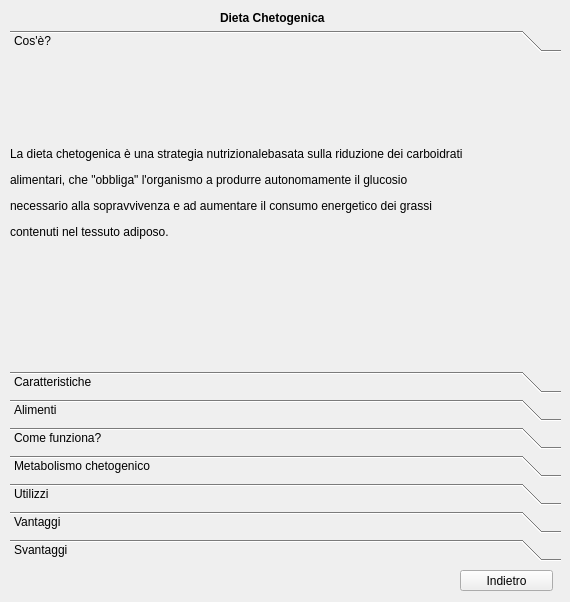
<?xml version="1.0" encoding="UTF-8"?>
<ui version="4.0">
 <class>Form</class>
 <widget class="QWidget" name="Form">
  <property name="geometry">
   <rect>
    <x>0</x>
    <y>0</y>
    <width>570</width>
    <height>602</height>
   </rect>
  </property>
  <property name="windowTitle">
   <string>Form</string>
  </property>
  <widget class="QToolBox" name="toolBox">
   <property name="geometry">
    <rect>
     <x>10</x>
     <y>30</y>
     <width>551</width>
     <height>531</height>
    </rect>
   </property>
   <property name="currentIndex">
    <number>0</number>
   </property>
   <widget class="QWidget" name="page">
    <property name="geometry">
     <rect>
      <x>0</x>
      <y>0</y>
      <width>551</width>
      <height>283</height>
     </rect>
    </property>
    <attribute name="label">
     <string>Cos'è?</string>
    </attribute>
    <widget class="QLabel" name="label_2">
     <property name="geometry">
      <rect>
       <x>0</x>
       <y>0</y>
       <width>551</width>
       <height>271</height>
      </rect>
     </property>
     <property name="text">
      <string>&lt;html&gt;&lt;head/&gt;&lt;body&gt;&lt;p&gt;La dieta chetogenica è una strategia nutrizionalebasata sulla riduzione dei carboidrati&lt;/p&gt;&lt;p&gt; alimentari, che &amp;quot;obbliga&amp;quot; l'organismo a produrre autonomamente il glucosio &lt;/p&gt;&lt;p&gt;necessario alla sopravvivenza e ad aumentare il consumo energetico dei grassi &lt;/p&gt;&lt;p&gt;contenuti nel tessuto adiposo. &lt;/p&gt;&lt;/body&gt;&lt;/html&gt;</string>
     </property>
    </widget>
   </widget>
   <widget class="QWidget" name="page_2">
    <property name="geometry">
     <rect>
      <x>0</x>
      <y>0</y>
      <width>551</width>
      <height>293</height>
     </rect>
    </property>
    <attribute name="label">
     <string>Caratteristiche</string>
    </attribute>
    <widget class="QLabel" name="label_3">
     <property name="geometry">
      <rect>
       <x>0</x>
       <y>0</y>
       <width>551</width>
       <height>261</height>
      </rect>
     </property>
     <property name="text">
      <string>&lt;html&gt;&lt;head/&gt;&lt;body&gt;&lt;p&gt;La dieta chetogenica è uno schema nutrizionale:&lt;br/&gt;&lt;br/&gt;-A basso contenuto di calorie (dieta ipocalorica).&lt;/p&gt;&lt;p&gt;&lt;br/&gt;-A basso contenuto percentuale e assoluto di carboidrati (dieta low carb).&lt;/p&gt;&lt;p&gt;&lt;br/&gt;-Ad alto contenuto percentuale di lipidi.&lt;/p&gt;&lt;p&gt;&lt;br/&gt;-Ad alto contenuto percentuale di proteine.&lt;/p&gt;&lt;/body&gt;&lt;/html&gt;</string>
     </property>
    </widget>
   </widget>
   <widget class="QWidget" name="page_3">
    <property name="geometry">
     <rect>
      <x>0</x>
      <y>0</y>
      <width>551</width>
      <height>293</height>
     </rect>
    </property>
    <attribute name="label">
     <string>Alimenti </string>
    </attribute>
    <widget class="QLabel" name="label_4">
     <property name="geometry">
      <rect>
       <x>0</x>
       <y>-10</y>
       <width>60</width>
       <height>16</height>
      </rect>
     </property>
     <property name="text">
      <string/>
     </property>
    </widget>
    <widget class="QLabel" name="label_5">
     <property name="geometry">
      <rect>
       <x>0</x>
       <y>0</y>
       <width>551</width>
       <height>271</height>
      </rect>
     </property>
     <property name="text">
      <string>&lt;html&gt;&lt;head/&gt;&lt;body&gt;&lt;p&gt;&lt;span style=&quot; font-weight:600;&quot;&gt;Consigliati:&lt;/span&gt;&lt;/p&gt;&lt;p&gt;-Carne, prodotti della pesca e uova – I gruppo fondamentale degli alimenti.&lt;/p&gt;&lt;p&gt;-Formaggi - II gruppo fondamentale degli alimenti.&lt;/p&gt;&lt;p&gt;-Grassi e oli da condimento – V gruppo fondamentale degli alimenti.&lt;/p&gt;&lt;p&gt;-Ortaggi – VI e VII gruppo fondamentale degli alimenti.&lt;/p&gt;&lt;p&gt;&lt;span style=&quot; font-weight:600;&quot;&gt;Sconsigliati:&lt;/span&gt;&lt;/p&gt;&lt;p&gt;-Cereali, patate e derivati – III gruppo fondamentale degli alimenti.&lt;/p&gt;&lt;p&gt;-Legumi – IV gruppo fondamentale degli alimenti.&lt;/p&gt;&lt;p&gt;-Frutti - VI e VII gruppo fondamentale degli alimenti.&lt;/p&gt;&lt;p&gt;-Bibite dolci, dolciumi vari, birra ecc.&lt;/p&gt;&lt;/body&gt;&lt;/html&gt;</string>
     </property>
    </widget>
   </widget>
   <widget class="QWidget" name="page_5">
    <property name="geometry">
     <rect>
      <x>0</x>
      <y>0</y>
      <width>551</width>
      <height>293</height>
     </rect>
    </property>
    <attribute name="label">
     <string>Come funziona?</string>
    </attribute>
    <widget class="QLabel" name="label_6">
     <property name="geometry">
      <rect>
       <x>0</x>
       <y>0</y>
       <width>551</width>
       <height>271</height>
      </rect>
     </property>
     <property name="text">
      <string>&lt;html&gt;&lt;head/&gt;&lt;body&gt;&lt;p&gt;Il meccanismo di funzionamento della dieta chetogenica si basa &lt;/p&gt;&lt;p&gt;sulla riduzione delle calorie e dei carboidrati alimentari che, &lt;/p&gt;&lt;p&gt;in associazione ad un giusto livello di proteine e un elevato&lt;/p&gt;&lt;p&gt; contenuto percentuale di grassi, dovrebbe migliorare la &lt;/p&gt;&lt;p&gt;lipolisi e l'ossidazione lipidica cellulare, quindi il consumo totale&lt;/p&gt;&lt;p&gt; di grassi ottimizzando il dimagrimento. La produzione di corpi&lt;/p&gt;&lt;p&gt; chetonici, che dev'essere assolutamente controllata, ha la &lt;/p&gt;&lt;p&gt;funzione di moderare lo stimolo &lt;/p&gt;&lt;p&gt;dell'appetito – per il loro effetto anoressizzante.&lt;/p&gt;&lt;/body&gt;&lt;/html&gt;</string>
     </property>
    </widget>
   </widget>
   <widget class="QWidget" name="page_4">
    <property name="geometry">
     <rect>
      <x>0</x>
      <y>0</y>
      <width>551</width>
      <height>293</height>
     </rect>
    </property>
    <attribute name="label">
     <string>Metabolismo chetogenico</string>
    </attribute>
    <widget class="QLabel" name="label_7">
     <property name="geometry">
      <rect>
       <x>0</x>
       <y>0</y>
       <width>551</width>
       <height>271</height>
      </rect>
     </property>
     <property name="text">
      <string>&lt;html&gt;&lt;head/&gt;&lt;body&gt;&lt;p&gt;La produzione energetica cellulare avviene grazie alla &lt;/p&gt;&lt;p&gt;metabolizzazione di alcuni substrati, soprattutto glucosio&lt;/p&gt;&lt;p&gt; ed acidi grassi. Per lo più, questo processo inizia nel citoplasma &lt;/p&gt;&lt;p&gt;(glicolisi anaerobica – senza ossigeno) e termina nei &lt;/p&gt;&lt;p&gt;mitocondri (ciclo di Krebs – con ossigeno - e ricarica dell'ATP).&lt;/p&gt;&lt;/body&gt;&lt;/html&gt;</string>
     </property>
    </widget>
   </widget>
   <widget class="QWidget" name="page_6">
    <property name="geometry">
     <rect>
      <x>0</x>
      <y>0</y>
      <width>551</width>
      <height>283</height>
     </rect>
    </property>
    <attribute name="label">
     <string>Utilizzi</string>
    </attribute>
    <widget class="QLabel" name="label_8">
     <property name="geometry">
      <rect>
       <x>0</x>
       <y>0</y>
       <width>551</width>
       <height>271</height>
      </rect>
     </property>
     <property name="text">
      <string>&lt;html&gt;&lt;head/&gt;&lt;body&gt;&lt;p&gt;&lt;span style=&quot; font-weight:600;&quot;&gt;Questa strategia alimentare viene utilizzata soprattutto in tre contesti:&lt;/span&gt;&lt;/p&gt;&lt;p&gt;-Dimagrimento (meglio se sotto controllo medico).&lt;/p&gt;&lt;p&gt;-Terapia alimentare di certe patologie metaboliche come l'iperglicemia cronica, &lt;/p&gt;&lt;p&gt;l'ipertrigliceridemia (solo sotto controllo medico), l'ipertensione arteriosa e la &lt;/p&gt;&lt;p&gt;sindrome metabolica (mai in presenza di patologie o sofferenza di fegato e/o reni)&lt;/p&gt;&lt;p&gt;-Riduzione dei sintomi associati all'epilessia infantile (esclusivamente quando il&lt;/p&gt;&lt;p&gt;soggetto non risponde alla terapia farmacologica e solo sotto controllo medico).&lt;/p&gt;&lt;/body&gt;&lt;/html&gt;</string>
     </property>
    </widget>
   </widget>
   <widget class="QWidget" name="page_7">
    <property name="geometry">
     <rect>
      <x>0</x>
      <y>0</y>
      <width>551</width>
      <height>293</height>
     </rect>
    </property>
    <attribute name="label">
     <string>Vantaggi</string>
    </attribute>
    <widget class="QLabel" name="label_9">
     <property name="geometry">
      <rect>
       <x>0</x>
       <y>0</y>
       <width>551</width>
       <height>271</height>
      </rect>
     </property>
     <property name="text">
      <string>&lt;html&gt;&lt;head/&gt;&lt;body&gt;&lt;p&gt;&lt;span style=&quot; font-weight:600;&quot;&gt;Facilita il dimagrimento grazie a:&lt;/span&gt;&lt;/p&gt;&lt;p&gt;-Riduzione delle calorie totali.&lt;/p&gt;&lt;p&gt;-Mantenimento di glicemia e insulinemia costanti.&lt;/p&gt;&lt;p&gt;-Aumento del consumo di grassi a scopo energetico.&lt;/p&gt;&lt;p&gt;-Incremento del dispendio calorico globale per aumento .&lt;/p&gt;&lt;p&gt;dell'azione dinamico specifica e del &amp;quot;lavoro metabolico&amp;quot;.&lt;/p&gt;&lt;p&gt;-Ha un effetto anoressizzante.&lt;/p&gt;&lt;/body&gt;&lt;/html&gt;</string>
     </property>
    </widget>
   </widget>
   <widget class="QWidget" name="page_8">
    <property name="geometry">
     <rect>
      <x>0</x>
      <y>0</y>
      <width>551</width>
      <height>293</height>
     </rect>
    </property>
    <attribute name="label">
     <string>Svantaggi</string>
    </attribute>
    <widget class="QLabel" name="label_10">
     <property name="geometry">
      <rect>
       <x>0</x>
       <y>0</y>
       <width>551</width>
       <height>291</height>
      </rect>
     </property>
     <property name="text">
      <string>&lt;html&gt;&lt;head/&gt;&lt;body&gt;&lt;p&gt;-Aumento della filtrazione renale e della diuresi.&lt;/p&gt;&lt;p&gt;-Tendenza alla disidratazione.&lt;/p&gt;&lt;p&gt;-Aumento del carico di lavoro dei reni.&lt;/p&gt;&lt;p&gt;-Possibile effetto tossico sui reni da parte dei corpi chetonici.&lt;br/&gt;-Possibile ipoglicemia o ipotensione.&lt;/p&gt;&lt;p&gt;-Mal di testa, affaticamento, vertigici, nausea o irrtabilità.&lt;/p&gt;&lt;/body&gt;&lt;/html&gt;</string>
     </property>
    </widget>
   </widget>
  </widget>
  <widget class="QLabel" name="label">
   <property name="geometry">
    <rect>
     <x>220</x>
     <y>10</y>
     <width>121</width>
     <height>16</height>
    </rect>
   </property>
   <property name="text">
    <string>&lt;html&gt;&lt;head/&gt;&lt;body&gt;&lt;p&gt;&lt;span style=&quot; font-weight:600;&quot;&gt;Dieta Chetogenica&lt;/span&gt;&lt;/p&gt;&lt;/body&gt;&lt;/html&gt;</string>
   </property>
  </widget>
  <widget class="QPushButton" name="pushButton">
   <property name="geometry">
    <rect>
     <x>460</x>
     <y>570</y>
     <width>93</width>
     <height>21</height>
    </rect>
   </property>
   <property name="text">
    <string>Indietro</string>
   </property>
  </widget>
 </widget>
 <resources/>
 <connections/>
</ui>
